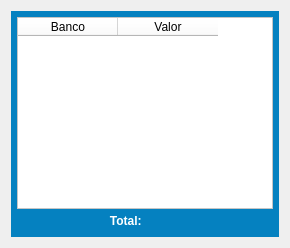
            <widget class="QWidget" name="tab_2">
             <attribute name="title">
              <string>Saldo C.</string>
             </attribute>
             <layout class="QHBoxLayout" name="horizontalLayout_23">
              <item>
               <widget class="QWidget" name="widget_18" native="true">
                <property name="minimumSize">
                 <size>
                  <width>0</width>
                  <height>0</height>
                 </size>
                </property>
                <property name="maximumSize">
                 <size>
                  <width>16777215</width>
                  <height>16777215</height>
                 </size>
                </property>
                <property name="styleSheet">
                 <string notr="true">background-color: rgb(5, 129, 192);</string>
                </property>
                <layout class="QVBoxLayout" name="verticalLayout_6">
                 <property name="spacing">
                  <number>2</number>
                 </property>
                 <property name="leftMargin">
                  <number>6</number>
                 </property>
                 <property name="topMargin">
                  <number>6</number>
                 </property>
                 <property name="rightMargin">
                  <number>6</number>
                 </property>
                 <property name="bottomMargin">
                  <number>6</number>
                 </property>
                 <item>
                  <widget class="QTableWidget" name="table_Corrente">
                   <property name="sizePolicy">
                    <sizepolicy hsizetype="Preferred" vsizetype="Preferred">
                     <horstretch>0</horstretch>
                     <verstretch>0</verstretch>
                    </sizepolicy>
                   </property>
                   <property name="font">
                    <font>
                     <pointsize>8</pointsize>
                    </font>
                   </property>
                   <property name="styleSheet">
                    <string notr="true">background-color: rgb(255, 255, 255);</string>
                   </property>
                   <column>
                    <property name="text">
                     <string>Banco</string>
                    </property>
                   </column>
                   <column>
                    <property name="text">
                     <string>Valor</string>
                    </property>
                   </column>
                  </widget>
                 </item>
                 <item>
                  <widget class="QWidget" name="widget_9" native="true">
                   <property name="minimumSize">
                    <size>
                     <width>0</width>
                     <height>20</height>
                    </size>
                   </property>
                   <property name="maximumSize">
                    <size>
                     <width>16777215</width>
                     <height>20</height>
                    </size>
                   </property>
                   <layout class="QHBoxLayout" name="horizontalLayout_7">
                    <property name="spacing">
                     <number>0</number>
                    </property>
                    <property name="leftMargin">
                     <number>0</number>
                    </property>
                    <property name="topMargin">
                     <number>0</number>
                    </property>
                    <property name="rightMargin">
                     <number>0</number>
                    </property>
                    <property name="bottomMargin">
                     <number>0</number>
                    </property>
                    <item>
                     <widget class="QLabel" name="label">
                      <property name="font">
                       <font>
                        <pointsize>9</pointsize>
                        <weight>75</weight>
                        <bold>true</bold>
                       </font>
                      </property>
                      <property name="styleSheet">
                       <string notr="true">color: rgb(255, 255, 255);</string>
                      </property>
                      <property name="text">
                       <string>Total: </string>
                      </property>
                      <property name="alignment">
                       <set>Qt::AlignRight|Qt::AlignTrailing|Qt::AlignVCenter</set>
                      </property>
                     </widget>
                    </item>
                    <item>
                     <widget class="QLabel" name="label_T_Corrente">
                      <property name="font">
                       <font>
                        <pointsize>9</pointsize>
                        <weight>75</weight>
                        <bold>true</bold>
                       </font>
                      </property>
                      <property name="styleSheet">
                       <string notr="true">color: rgb(255, 255, 255);</string>
                      </property>
                      <property name="text">
                       <string/>
                      </property>
                      <property name="alignment">
                       <set>Qt::AlignLeading|Qt::AlignLeft|Qt::AlignVCenter</set>
                      </property>
                     </widget>
                    </item>
                   </layout>
                  </widget>
                 </item>
                </layout>
               </widget>
              </item>
             </layout>
            </widget>
